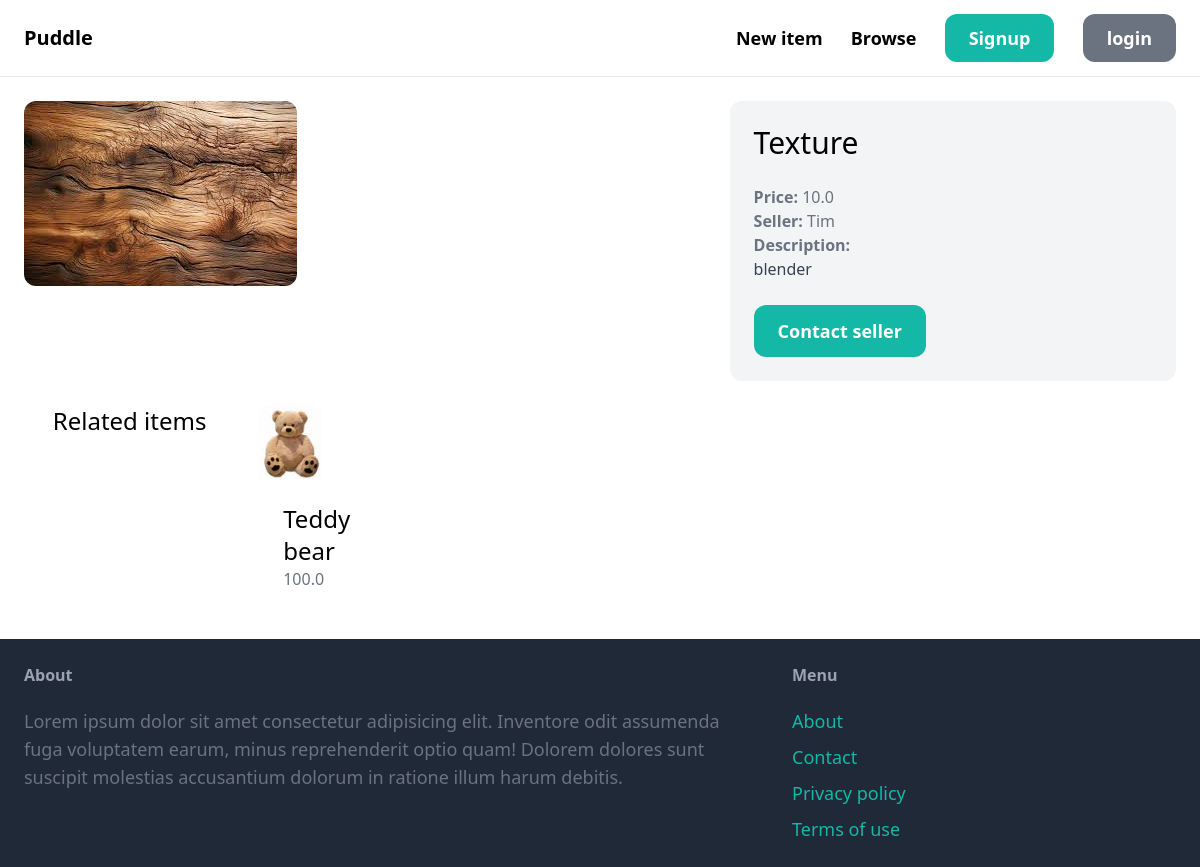
/items/6/, run on the app's committed database.
### item/models.py (models this page shows, shortened)
class Item(models.Model):
    category = models.ForeignKey(Category, related_name='items', on_delete=models.CASCADE)
    name = models.CharField(max_length=255,blank=True, null=True)
    description = models.TextField(blank=True, null=True)
    price = models.FloatField()
    image = models.ImageField(upload_to="item_images", blank=True, null=True)
    is_sold = models.BooleanField(default=False)
    created_at = models.DateTimeField(auto_now_add = True)
    created_by = models.ForeignKey(User, related_name='items', on_delete=models.CASCADE)

### item/views.py (the view)
# urls.py: path('<int:pk>/', views.detail, name="detail"),
def detail(request, pk):
    item = get_object_or_404(Item, pk=pk)
    related_item = Item.objects.filter(category=item.category, is_sold=False).exclude(pk=pk)[0:3]
    template = loader.get_template('details.html')
    context = {
        'item':item,
        'related_item':related_item,
    }
    return HttpResponse(template.render(context, request))

### item/templates/details.html (shortened to what this page needs)
{% extends 'base.html' %}
{% block content %}
    <div class="grid grid-cols-5 gap-6">
        <div class="col-span-3">
            <img src="{{ item.image.url }}" class="rounded-xl" alt="">
        </div>
        <div class="col-span-2 p-6 bg-gray-100 rounded-xl">
            <h1 class="mb-6 text-3xl">{{ item.name }}</h1>
            <p class="text-gray-500"><strong>Price: </strong>{{ item.price }}</p>
            <p class="text-gray-500"><strong>Seller: </strong>{{ item.created_by }}</p>
            {%if item.description %}
            <p class="text-gray-700">
                <strong class="text-gray-500">Description: </strong></br>
                {{ item.description }}
            </p>
            {% endif %}
            {% if request.user == item.created_by %}
                <div class="mt-6 p-6 bg-white rounded-xl">
                    <p>This is your item!</p>
                    <a href="{% url 'item:delete' item.id %}" class="inline-block mt-6 px-6 py-3 text-lg font-semibold bg-red-500 text-white rounded-xl">Delete</a>
                </div>
            {% else %}
                <a href="" class="inline-block mt-6 px-6 py-3 text-lg font-semibold bg-teal-500 text-white rounded-xl hover:bg-teal-700">Contact seller</a>
            {% endif %}
        </div>
        <h2 class="mb-12 text-2xl text-center">Related items</h2>
        <div class="grid grid-cols-3 gap-3">
            {% for item in related_item %}
                <div>
                    <a href="{% url 'item:detail' item.id %}">
                        <div>
                            <img src="{{ item.image.url }}" class="rounded-t-xl" alt="">
                        </div>
                        <div class="p-6 bg-white rounded-b-xl">
                            <h2 class="text-2xl">{{ item.name }}</h2>
                            <p class="text-gray-500">{{ item.price }}</p>
                        </div>
                    </a>
                </div>
            {% endfor %}
        </div>
    </div>
{% endblock %}

### data on the page
Item: image (picture), name "Texture", price "10.0", created_by "Tim", description "blender"
Item: image (picture), name "Teddy bear", price "100.0"
